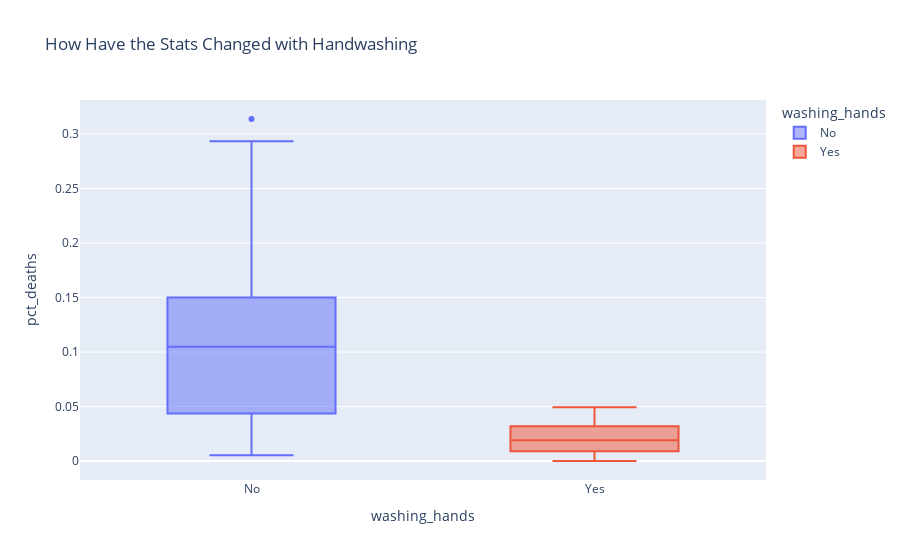

Notebook cell for this chart:
### Code cell
box = px.box(df_monthly, 
            x="washing_hands",
            y="pct_deaths",
            color="washing_hands",
            title="How Have the Stats Changed with Handwashing")
box.show()

### Figure 1 — Plotly figure (JSON) as saved in the notebook; plotly's stock layout.template omitted (floating-point values rounded to 4 significant figures)
{"data": [{"alignmentgroup": "True", "hovertemplate": "washing_hands=%{x}<br>pct_deaths=%{y}<extra></extra>", "legendgroup": "No", "marker": {"color": "#636efa"}, "name": "No", "notched": false, "offsetgroup": "No", "orientation": "v", "showlegend": true, "type": "box", "x": ["No", "No", "No", "No", "No", "No", "No", "No", "No", "No", "No", "No", "No", "No", "No", "No", "No", "No", "No", "No", "No", "No", "No", "No", "No", "No", "No", "No", "No", "No", "No", "No", "No", "No", "No", "No", "No", "No", "No", "No", "No", "No", "No", "No", "No", "No", "No", "No", "No", "No", "No", "No", "No", "No", "No", "No", "No", "No", "No", "No", "No", "No", "No", "No", "No", "No", "No", "No", "No", "No", "No", "No", "No", "No", "No", "No", "No"], "x0": " ", "xaxis": "x", "y": [0.1457, 0.07531, 0.04332, 0.01569, 0.007843, 0.05, 0.08421, 0.01351, 0.01878, 0.1102, 0.2255, 0.2085, 0.1222, 0.1023, 0.1074, 0.03226, 0.06593, 0.2078, 0.2546, 0.1839, 0.2934, 0.2297, 0.3138, 0.1912, 0.1597, 0.1241, 0.1193, 0.06098, 0.04082, 0.005236, 0.01554, 0.02262, 0.176, 0.07143, 0.08051, 0.1516, 0.1128, 0.1703, 0.1731, 0.05833, 0.02679, 0.04369, 0.0632, 0.01224, 0.03226, 0.1102, 0.1055, 0.07591, 0.04745, 0.04452, 0.04231, 0.04392, 0.07143, 0.06122, 0.03586, 0.1055, 0.1484, 0.1094, 0.1049, 0.1339, 0.1809, 0.1543, 0.1897, 0.1344, 0.1015, 0.131, 0.1806, 0.1439, 0.1496, 0.1077, 0.05369, 0.03215, 0.01923, 0.03607, 0.1827, 0.1224, 0.02239], "y0": " ", "yaxis": "y"}, {"alignmentgroup": "True", "hovertemplate": "washing_hands=%{x}<br>pct_deaths=%{y}<extra></extra>", "legendgroup": "Yes", "marker": {"color": "#EF553B"}, "name": "Yes", "notched": false, "offsetgroup": "Yes", "orientation": "v", "showlegend": true, "type": "box", "x": ["Yes", "Yes", "Yes", "Yes", "Yes", "Yes", "Yes", "Yes", "Yes", "Yes", "Yes", "Yes", "Yes", "Yes", "Yes", "Yes", "Yes", "Yes", "Yes", "Yes", "Yes"], "x0": " ", "xaxis": "x", "y": [0.012, 0.01894, 0.0458, 0.03957, 0.04472, 0.0293, 0.03534, 0.006873, 0, 0.006557, 0.009585, 0.01136, 0.003717, 0, 0.009615, 0.02341, 0.02903, 0.0134, 0.02233, 0.03085, 0.04926], "y0": " ", "yaxis": "y"}], "layout": {"boxmode": "overlay", "legend": {"title": {"text": "washing_hands"}, "tracegroupgap": 0}, "title": {"text": "How Have the Stats Changed with Handwashing"}, "xaxis": {"anchor": "y", "categoryarray": ["No", "Yes"], "categoryorder": "array", "domain": [0, 1], "title": {"text": "washing_hands"}}, "yaxis": {"anchor": "x", "domain": [0, 1], "title": {"text": "pct_deaths"}}}}
